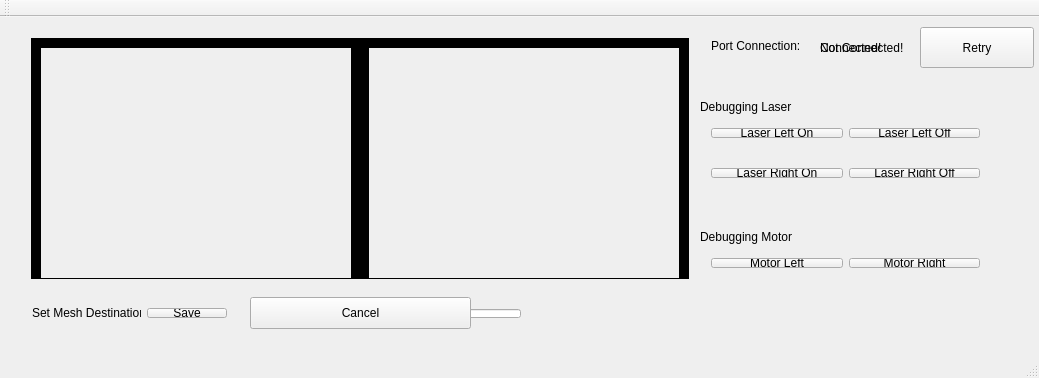
<?xml version="1.0" encoding="UTF-8"?>
<ui version="4.0">
 <class>MainWindow</class>
 <widget class="QMainWindow" name="MainWindow">
  <property name="geometry">
   <rect>
    <x>0</x>
    <y>0</y>
    <width>1039</width>
    <height>378</height>
   </rect>
  </property>
  <property name="windowTitle">
   <string>MainWindow</string>
  </property>
  <widget class="QWidget" name="centralWidget">
   <widget class="QLabel" name="Debug_Laser_Section">
    <property name="geometry">
     <rect>
      <x>700</x>
      <y>80</y>
      <width>131</width>
      <height>20</height>
     </rect>
    </property>
    <property name="text">
     <string>Debugging Laser</string>
    </property>
   </widget>
   <widget class="QWidget" name="layoutWidget">
    <property name="geometry">
     <rect>
      <x>700</x>
      <y>100</y>
      <width>291</width>
      <height>32</height>
     </rect>
    </property>
    <layout class="QHBoxLayout" name="horizontalLayout">
     <item>
      <widget class="QPushButton" name="Debug_Laser_On">
       <property name="text">
        <string>Laser Left On</string>
       </property>
      </widget>
     </item>
     <item>
      <widget class="QPushButton" name="Debug_Laser_Off">
       <property name="text">
        <string>Laser Left Off</string>
       </property>
      </widget>
     </item>
    </layout>
   </widget>
   <widget class="QWidget" name="layoutWidget">
    <property name="geometry">
     <rect>
      <x>20</x>
      <y>10</y>
      <width>671</width>
      <height>252</height>
     </rect>
    </property>
    <layout class="QHBoxLayout" name="horizontalLayout_2">
     <item>
      <widget class="QLabel" name="Original_img">
       <property name="minimumSize">
        <size>
         <width>330</width>
         <height>250</height>
        </size>
       </property>
       <property name="styleSheet">
        <string notr="true">Border: 10px solid black</string>
       </property>
       <property name="text">
        <string/>
       </property>
      </widget>
     </item>
     <item>
      <widget class="QLabel" name="Thresh_img">
       <property name="minimumSize">
        <size>
         <width>330</width>
         <height>250</height>
        </size>
       </property>
       <property name="styleSheet">
        <string notr="true">border: 10px solid black</string>
       </property>
       <property name="text">
        <string/>
       </property>
      </widget>
     </item>
    </layout>
   </widget>
   <widget class="QPushButton" name="Cancel_Scan_button">
    <property name="geometry">
     <rect>
      <x>250</x>
      <y>280</y>
      <width>221</width>
      <height>32</height>
     </rect>
    </property>
    <property name="text">
     <string>Cancel</string>
    </property>
   </widget>
   <widget class="QWidget" name="layoutWidget">
    <property name="geometry">
     <rect>
      <x>21</x>
      <y>280</y>
      <width>217</width>
      <height>32</height>
     </rect>
    </property>
    <layout class="QGridLayout" name="gridLayout">
     <item row="0" column="0">
      <widget class="QLabel" name="save_label">
       <property name="text">
        <string>Set Mesh Destination:</string>
       </property>
      </widget>
     </item>
     <item row="0" column="1">
      <widget class="QPushButton" name="Scan_Save_Button">
       <property name="text">
        <string>Save</string>
       </property>
      </widget>
     </item>
    </layout>
   </widget>
   <widget class="QWidget" name="layoutWidget">
    <property name="geometry">
     <rect>
      <x>251</x>
      <y>281</y>
      <width>281</width>
      <height>31</height>
     </rect>
    </property>
    <layout class="QHBoxLayout" name="horizontalLayout_3">
     <item>
      <widget class="QLabel" name="progressBar_label">
       <property name="text">
        <string>Scanning Progress</string>
       </property>
      </widget>
     </item>
     <item>
      <widget class="QProgressBar" name="progressBar">
       <property name="value">
        <number>24</number>
       </property>
      </widget>
     </item>
    </layout>
   </widget>
   <widget class="QLabel" name="Debug_Motor_Section">
    <property name="geometry">
     <rect>
      <x>700</x>
      <y>210</y>
      <width>131</width>
      <height>20</height>
     </rect>
    </property>
    <property name="text">
     <string>Debugging Motor</string>
    </property>
   </widget>
   <widget class="QWidget" name="layoutWidget_2">
    <property name="geometry">
     <rect>
      <x>700</x>
      <y>230</y>
      <width>291</width>
      <height>32</height>
     </rect>
    </property>
    <layout class="QHBoxLayout" name="horizontalLayout_5">
     <item>
      <widget class="QPushButton" name="Debug_Motor_Left">
       <property name="text">
        <string>Motor Left</string>
       </property>
      </widget>
     </item>
     <item>
      <widget class="QPushButton" name="Debug_Motor_Right">
       <property name="text">
        <string>Motor Right</string>
       </property>
      </widget>
     </item>
    </layout>
   </widget>
   <widget class="QLabel" name="Error_label">
    <property name="geometry">
     <rect>
      <x>820</x>
      <y>10</y>
      <width>151</width>
      <height>41</height>
     </rect>
    </property>
    <property name="text">
     <string>Not Connected!</string>
    </property>
   </widget>
   <widget class="QLabel" name="No_Error_label">
    <property name="geometry">
     <rect>
      <x>820</x>
      <y>10</y>
      <width>151</width>
      <height>41</height>
     </rect>
    </property>
    <property name="text">
     <string>Connected!</string>
    </property>
   </widget>
   <widget class="QPushButton" name="retry_Connection_button">
    <property name="geometry">
     <rect>
      <x>920</x>
      <y>10</y>
      <width>114</width>
      <height>41</height>
     </rect>
    </property>
    <property name="text">
     <string>Retry</string>
    </property>
   </widget>
   <widget class="QWidget" name="layoutWidget">
    <property name="geometry">
     <rect>
      <x>700</x>
      <y>10</y>
      <width>221</width>
      <height>38</height>
     </rect>
    </property>
    <layout class="QHBoxLayout" name="horizontalLayout_4">
     <item>
      <widget class="QLabel" name="lPort_Connection_label">
       <property name="text">
        <string>Port Connection:</string>
       </property>
      </widget>
     </item>
     <item>
      <widget class="QLabel" name="Connection_Colour_Label">
       <property name="styleSheet">
        <string notr="true"/>
       </property>
       <property name="text">
        <string/>
       </property>
      </widget>
     </item>
    </layout>
   </widget>
   <widget class="QWidget" name="">
    <property name="geometry">
     <rect>
      <x>700</x>
      <y>140</y>
      <width>291</width>
      <height>32</height>
     </rect>
    </property>
    <layout class="QHBoxLayout" name="horizontalLayout_6">
     <item>
      <widget class="QPushButton" name="Debug_laser_Right_on">
       <property name="text">
        <string>Laser Right On</string>
       </property>
      </widget>
     </item>
     <item>
      <widget class="QPushButton" name="Debug_Laser_Right_off">
       <property name="text">
        <string>Laser Right Off</string>
       </property>
      </widget>
     </item>
    </layout>
   </widget>
   <zorder>layoutWidget</zorder>
   <zorder>layoutWidget</zorder>
   <zorder>layoutWidget</zorder>
   <zorder>layoutWidget</zorder>
   <zorder>layoutWidget</zorder>
   <zorder>Debug_Laser_Section</zorder>
   <zorder>Cancel_Scan_button</zorder>
   <zorder>Debug_Motor_Section</zorder>
   <zorder>layoutWidget_2</zorder>
   <zorder>Error_label</zorder>
   <zorder>No_Error_label</zorder>
   <zorder>retry_Connection_button</zorder>
   <zorder>Debug_laser_Right_on</zorder>
   <zorder>Debug_Laser_Right_off</zorder>
  </widget>
  <widget class="QMenuBar" name="menuBar">
   <property name="geometry">
    <rect>
     <x>0</x>
     <y>0</y>
     <width>1039</width>
     <height>22</height>
    </rect>
   </property>
  </widget>
  <widget class="QToolBar" name="mainToolBar">
   <attribute name="toolBarArea">
    <enum>TopToolBarArea</enum>
   </attribute>
   <attribute name="toolBarBreak">
    <bool>false</bool>
   </attribute>
  </widget>
  <widget class="QStatusBar" name="statusBar"/>
 </widget>
 <layoutdefault spacing="6" margin="11"/>
 <resources/>
 <connections/>
</ui>
